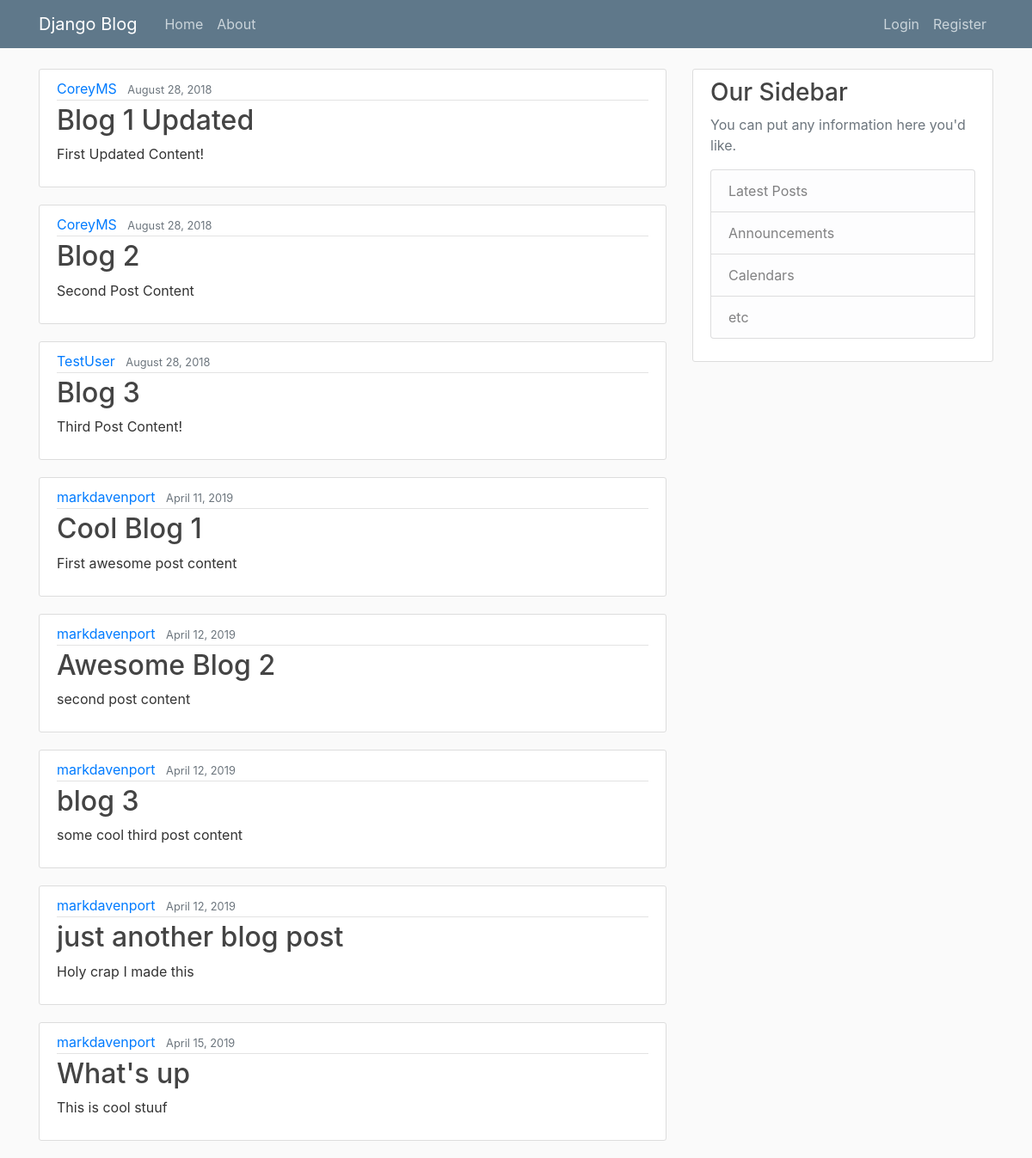
The page / on the database its author committed.
### blog/models.py (models this page shows, shortened)
class Post(models.Model):
    title = models.CharField(max_length=100)
    content = models.TextField()
    date_posted = models.DateTimeField(default=timezone.now)
    author = models.ForeignKey(User, on_delete=models.CASCADE)

### blog/views.py (the view)
# urls.py: path('', views.home, name='blog-home'),
def home(request):
    context = {
        'posts': Post.objects.all()
    }
    return render(request, 'blog/home.html', context)

### blog/templates/blog/home.html
{% extends "blog/base.html" %}
{% block content %}
    {% for post in posts %}
        <article class="media content-section">
          <div class="media-body">
            <div class="article-metadata">
              <a class="mr-2" href="#">{{ post.author }}</a>
              <small class="text-muted">{{ post.date_posted|date:"F d, Y" }}</small>
            </div>
            <h2><a class="article-title" href="#">{{ post.title }}</a></h2>
            <p class="article-content">{{ post.content }}</p>
          </div>
        </article>
    {% endfor %}
{% endblock content %}

### blog/templates/blog/base.html (shortened to what this page needs)
{% load static %}
<!DOCTYPE html>
<html>
<head>
    <link rel="stylesheet" href="https://maxcdn.bootstrapcdn.com/bootstrap/4.0.0/css/bootstrap.min.css">
    <link rel="stylesheet" type="text/css" href="{% static 'blog/main.css' %}">
</head>
<body>
    <header class="site-header">
      <nav class="navbar navbar-expand-md navbar-dark bg-steel fixed-top">
        <div class="container">
          <a class="navbar-brand mr-4" href="{% url 'blog-home' %}">Django Blog</a>
          <div class="collapse navbar-collapse" id="navbarToggle">
            <div class="navbar-nav mr-auto">
              <a class="nav-item nav-link" href="{% url 'blog-home' %}">Home</a>
              <a class="nav-item nav-link" href="{% url 'blog-about' %}">About</a>
            </div>
            <div class="navbar-nav">
              <a class="nav-item nav-link" href="#">Login</a>
              <a class="nav-item nav-link" href="#">Register</a>
            </div>
          </div>
        </div>
      </nav>
    </header>
    <main role="main" class="container">
      <div class="row">
        <div class="col-md-8">
          {% block content %}{% endblock %}
        </div>
        <div class="col-md-4">
          <div class="content-section">
            <h3>Our Sidebar</h3>
            <p class='text-muted'>You can put any information here you'd like.
              <ul class="list-group">
                <li class="list-group-item list-group-item-light">Latest Posts</li>
                <li class="list-group-item list-group-item-light">Announcements</li>
                <li class="list-group-item list-group-item-light">Calendars</li>
                <li class="list-group-item list-group-item-light">etc</li>
              </ul>
            </p>
          </div>
        </div>
      </div>
    </main>
</body>
</html>

### blog/static/blog/main.css (style rules this page uses)
body { background: #fafafa; color: #333333; margin-top: 5rem; }
h1, h2, h3, h4, h5, h6 { color: #444444; }
ul { margin: 0; }
.bg-steel { background-color: #5f788a; }
.site-header .navbar-nav .nav-link { color: #cbd5db; }
.content-section { background: #ffffff; padding: 10px 20px; border: 1px solid #dddddd; border-radius: 3px; margin-bottom: 20px; }
.article-title { color: #444444; }
.article-content { white-space: pre-line; }
.article-metadata { padding-bottom: 1px; margin-bottom: 4px; border-bottom: 1px solid #e3e3e3 }

### rows shown on the page
Post: author "CoreyMS", date_posted "August 28, 2018", title "Blog 1 Updated", content "First Updated Content!"
Post: author "CoreyMS", date_posted "August 28, 2018", title "Blog 2", content "Second Post Content"
Post: author "TestUser", date_posted "August 28, 2018", title "Blog 3", content "Third Post Content!"
Post: author "markdavenport", date_posted "April 11, 2019", title "Cool Blog 1", content "First awesome post content"
Post: author "markdavenport", date_posted "April 12, 2019", title "Awesome Blog 2", content "second post content"
Post: author "markdavenport", date_posted "April 12, 2019", title "blog 3", content "some cool third post content"
Post: author "markdavenport", date_posted "April 12, 2019", title "just another blog post", content "Holy crap I made this"
Post: author "markdavenport", date_posted "April 15, 2019", title "What's up", content "This is cool stuuf"
